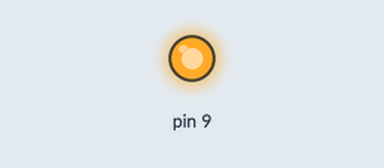
Simulated run of this sketch. Board: Arduino Uno, built with avr-gcc and run on an emulated ATmega328P. Shown: output pins drawn as LEDs (lit = HIGH). Pins used as bus, display or sensor lines are not drawn; what the sketch prints to the serial monitor is not drawn.

Above: at 0.1 s.
At 10.1 s:
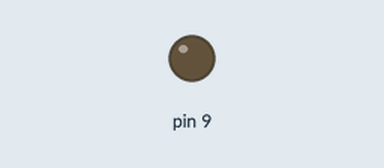
Timing chart, 0 to 11.6 s (numbered marks = the images above):
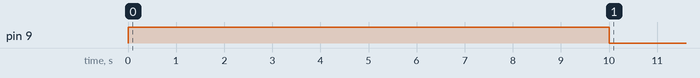

The sketch:

AccelStepperDeneme.ino
```cpp
#define STEP_PIN 8

unsigned long t = 0;
int x=500;

int dir=0;
int randomDelay=120;
void setup() {
    pinMode(STEP_PIN, OUTPUT);
    pinMode(9, OUTPUT);
    digitalWrite(9, HIGH);
    Serial.begin(9600);
}

void step(long stepDelay) {
    digitalWrite(STEP_PIN, HIGH);

    delayMicroseconds(stepDelay);
    digitalWrite(STEP_PIN, LOW);

    unsigned long dt = micros() - t;
    if (dt < stepDelay*2) {
      delayMicroseconds(stepDelay*2 - dt);
    }

    t = micros();
}

void loop() {
    DoOtherStuff();

    if (x>0) {
        x=x-1;
        Serial.println(x);
        step(10000);
    }
    else{
      x=400;
      randomDelay=randomDelay*5;
      digitalWrite(9, LOW);
      }
}

void DoOtherStuff(){
  delayMicroseconds(randomDelay);


  }
```

Measured:
- by itself, pin 9: HIGH → LOW at 10.0 s
